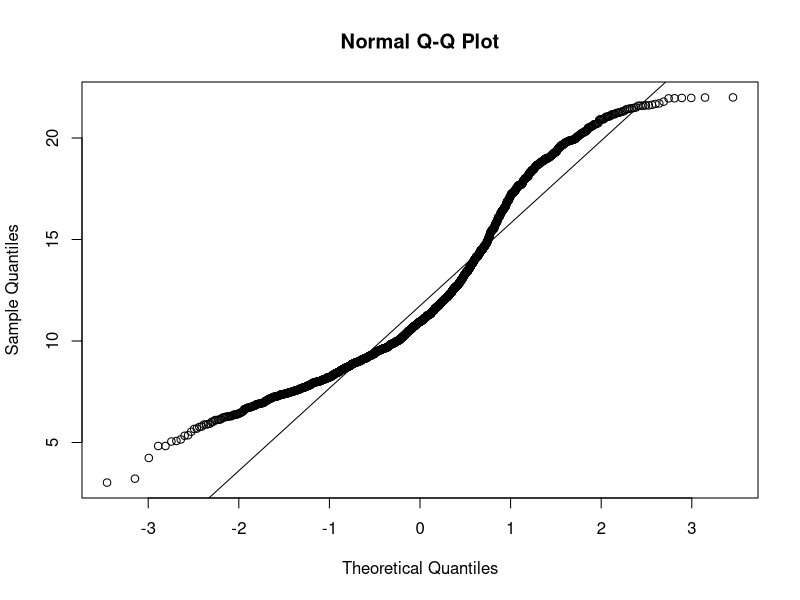

Source code (R): (Note: this script raises an error after producing the figure.)
library(readr)
library(lubridate)
library(magrittr)
library(stringr)
library(purrr)
library(ggplot2)
library(dplyr)

# Find the statistical mode
Mode <- function(x, na.rm = FALSE) {
  # x is the vector, ux will be the bins/candidates that we consider
  # if na.rm = TRUE, remove NA from vector
  ux <- if (na.rm) x[!is.na(x)] else x
  
  # identify all unique/distinct numbers in the vector
  ux <- unique(ux)
  
  # put numbers in ascending order so, if there's a tie, smallest is chosen
  ux <- ux[order(ux)]
  
  # find the bin that contains the most numbers
  ux[which.max(tabulate(match(x, ux)))][1]
}

# see https://stackoverflow.com/questions/16255622/peak-of-the-kernel-density-estimation
# dominant mode of kde
d_mode <- function(x) {
  den <- density(x, kernel = 'gaussian')
  den$x[which.max(den$y)]
}

n_modes <- function(x) {
  den <- density(x, kernel = 'gaussian')
  den.s <- smooth.spline(den$x, den$y, all.knots = TRUE, spar = 0.8)
  s.0 <- predict(den.s, den.s$x, deriv = 0)
  s.1 <- predict(den.s, den.s$x, deriv = 1)
  s.derv <- data.frame(s0 = s.0$y, s1 = s.1$y)
  nmodes <- length(rle(den.sign <- sign(s.derv$s1))$values) / 2
  if ((nmodes > 10) == TRUE) {
    nmodes <- 10
  }
  if (is.na(nmodes) == TRUE) {
    nmodes <- 0
  }
  (nmodes)
}


#################################
## Read the half-marathon data ##
#################################

dat <- read_tsv('data/half_times.txt')

# convert pace into minutes:seconds
dat$pace <- dat$pace %>% 
  map(toString) %>% 
  map(str_sub, 1, 5) %>% 
  ms()

max_half_pace <- max(dat$decimal_pace)  


######################
## Read the 5k data ##
######################

# make sure every finish time has hours
pad_h <- function(x) {
  if(str_count(x, ':') == 1) {paste0('0:', x)} else x
}

pad_H <- Vectorize(pad_h)

dat <- read_tsv('data/5k_times.txt', 
                col_types = cols(
                  place = col_double(),
                  name = col_character(),
                  city = col_character(),
                  state_prov = col_character(),
                  country = col_character(),
                  finish_time = col_character()
                ))

dat$finish_time <- dat$finish_time %>% 
  pad_H() %>% 
  hms() %>% 
  as.duration(.) 

dat$decimal_pace <- (as.numeric(dat$finish_time) / 60) / 3.10685596


###############################
## Extract data for analysis ##
###############################

# find my pace
my_pace <- dat %>% 
  filter(str_detect(str_to_upper(name), 'SIELINSKI')) %>% 
  select(decimal_pace) %>% 
  as.numeric()

# remove outliers from people's 5k pace
max_half_pace <- 22 #25 #21.57

dat_pop <- dat %>% 
  filter(decimal_pace <= max_half_pace) %>% 
  select(decimal_pace) %>% 
  unlist()


###############################
## Take a sample of the data ##
###############################

# establish sample size and target variable
sample_size <- 30

# take the sample
seed_val <- 549 
set.seed(seed_val)
dat_sample <- sample(dat_pop, sample_size) 


#######################################
## Compare the sample and population ##
#######################################

# test the fit of the sample
# for p-value < .05, we reject the null hypothesis:
# the distributions are not the same.
test_fit <- ks.test(dat_sample, dat_pop)
test_fit$p.value
test_fit$statistic

# test the fit of a bell curve
qqnorm(dat_pop)
qqline(dat_pop)

ks.test(dat_pop,
        "pnorm",
        mean = mean(dat_pop),
        sd = sd(dat_pop))


# find best seed
#best_fit <- Inf
#best_seed <- 0
#
#for (i in 1:1000) {
#  set.seed(i)
#  dat_sample <- sample(dat_pop, sample_size) 
#  
#  test_fit <- ks.test(dat_sample, dat_pop)
#  if (test_fit$p.value > 0.05) {
#    if (test_fit$statistic < best_fit) {
#      best_fit <- test_fit$statistic
#      best_seed <- i
#    }
#  }
#}


#seek <- data.frame(seed = 1:10000,
#           p = 0, 
#           stat = 0
#           )
#
#for (i in 1:10000) {
#  set.seed(i)
#  dat_sample <- sample(dat_pop, sample_size) 
#  test_fit <- ks.test(dat_sample, dat_pop)
#  seek$p[i] = test_fit$p.value
#  seek$stat[i] = test_fit$statistic
#}
#
#seek <- seek %>% 
#  mutate(race = '5k')
##combo <- seek
#
#c(combo, seek) %>% 
#  as.data.frame() %>% 
#  filter(p > 0.05 & p.1 > 0.05) %>% 
#  mutate(combo_stat = stat + stat.1) %>% 
#  #select(min(combo_stat)) %>% 
#  View()


# compare summary stats
mean(dat_pop)
mean(dat_sample)

median(dat_pop)
median(dat_sample)

sd(dat_pop)
round(sd(dat_pop) ^ 2, 1)
sd(dat_sample)

# mode
d_mode(dat_pop)
d_mode(dat_sample)


# calc the average in minutes and seconds
mean(dat_pop) 
as.integer(mean(dat_pop)) # minutes
(mean(dat_pop) - as.integer(mean(dat_pop))) * 60 # seconds

# Gaussian median = mode = mean
mean(dat_pop)
median(dat_pop)
d_mode(dat_pop)


# does the the population stat (i.e., the "true" values) fall within 
# the standard error of the sample stats?
dat_source <- dat_sample
se <- sd(dat_source) / sqrt(length(dat_source))
CI_upper <- mean(dat_source) + se 
CI_lower <- mean(dat_source) - se 

(mean(dat_pop) < CI_upper) & (mean(dat_pop) > CI_lower)


# note that the sample might not be large enough to
# simply identify the most frequently occurring number 
Mode(dat_pop)
Mode(dat_sample)


# if the race is only a sample from all possible races, 
# calculate the standard error and look at the CI range
dat_source <- dat_pop
se <- sd(dat_source) / sqrt(length(dat_source))
CI_upper <- mean(dat_source) + se 
CI_lower <- mean(dat_source) - se 


# orders of magnitude slower
mean(dat_pop)
mean(dat_pop) * 10 ^ 6


# visually compare the results
ggplot() +
  ## Population
  # kernel density
  #geom_density(data = data.frame(pace = dat_pop), aes(x = pace)) + 
  # historgram
  geom_histogram(data = data.frame(pace = dat_pop), 
                 aes(x = pace, y = ..density..),
                 alpha = 0.5,
                 bins = 2 * ceiling(max(dat_pop) - min(dat_pop))
                 ) +
  # summary stats
  geom_vline(xintercept = mean(dat_pop), linetype = 'longdash') + 
  geom_text(aes(x = mean(dat_pop) * 0.97, label = "mean", y = .01), colour = 'black', angle = 90) +
  geom_vline(xintercept = d_mode(dat_pop), linetype = 'dotdash') +
  geom_text(aes(x = d_mode(dat_pop) * 0.965, label = "mode", y = .01), colour = 'black', angle = 90) +
  geom_vline(xintercept = median(dat_pop), linetype = 'dotted') +
  geom_text(aes(x = median(dat_pop) * 0.965, label = "median", y = .01), colour = 'black', angle = 90) +
  
  ## Sample
  # kernel density
  #geom_density(data = data.frame(pace = dat_sample), aes(x = pace), color = 'red') +
  # summary stats
  #geom_vline(xintercept = mean(dat_sample), color = 'red', linetype = 'longdash') + 
  #geom_rect(aes(xmin = CI_lower, xmax = CI_upper, ymin = -Inf, ymax = Inf), fill = 'red', alpha = 0.05) +
  #geom_vline(xintercept = d_mode(dat_sample), color = 'red', linetype = 'dotdash') +
  
  # population's gaussian
  stat_function(fun = dnorm, args = list(mean = mean(dat_pop), sd = sd(dat_pop)), color = 'blue') + ylab("density") +
  #geom_vline(xintercept = mean(dat_pop), linetype = 'dotted', color = 'blue') +
  
  # sample's gaussian
  #stat_function(fun = dnorm, args = list(mean = mean(dat_sample), sd = sd(dat_pop)), color = 'blue') + ylab("density") +
  #geom_vline(xintercept = mean(dat_pop), linetype = 'dotted', color = 'blue') +
  
  # my pace
  #geom_vline(xintercept = my_pace, linetype = 'dotted', color = 'purple') +
  
  # add a title
  scale_x_continuous(loimits = c(0, max(dat_pop) * 1.05), labels = function(x) paste0(x, ':00')) +
  #labs(title = 'pdf') 
  #labs(title = paste0('Seed: ', seed_val, ', K-S stat: ', round(test_fit$statistic, 2), ', p-val: ', round(test_fit$p.value, 2)))
  labs(title = 'Half-marathon pace times', x = 'pace (minutes/mile)')
  labs(title = '5k pace times', x = 'pace (minutes/mile)')
